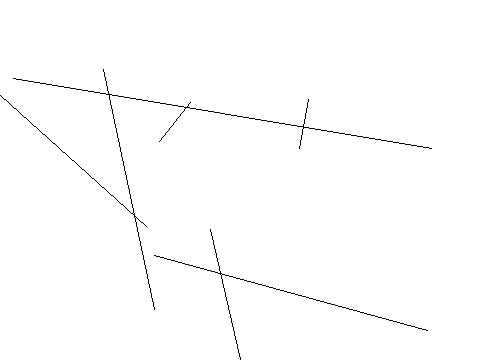

Reproduce this figure in Python.
from PIL import Image, ImageDraw
image1 = Image.new('RGB', (480, 360), '#ffffff')
draw = ImageDraw.Draw(image1)
c=[456,421,6,70]
draw.ellipse(c,'#ffffff','#000000')
c=[464,181,251,158]
draw.ellipse(c,'#ffffff','#000000')
l=[427,330,154,255]
draw.line(l,'#000000')
l=[146,226,0,95]
draw.line(l,'#000000')
l=[268,480,210,229]
draw.line(l,'#000000')
l=[190,102,159,141]
draw.line(l,'#000000')
l=[308,99,299,148]
draw.line(l,'#000000')
l=[431,148,13,78]
draw.line(l,'#000000')
l=[103,69,154,309]
draw.line(l,'#000000')
image1.save('Artist09.png')